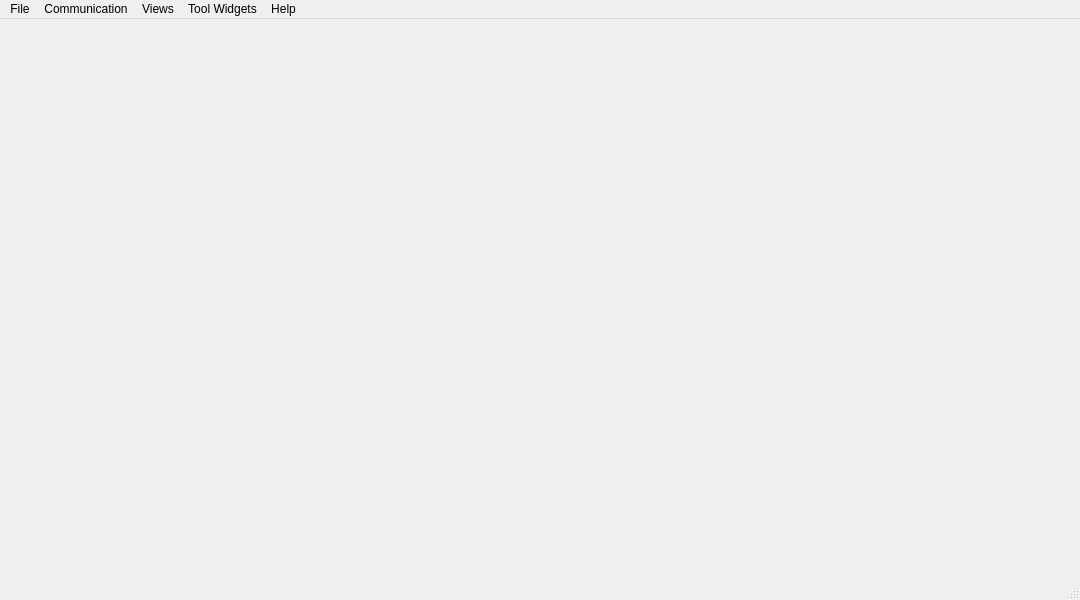
<?xml version="1.0" encoding="UTF-8"?>
<ui version="4.0">
 <class>MainWindow</class>
 <widget class="QMainWindow" name="MainWindow">
  <property name="geometry">
   <rect>
    <x>0</x>
    <y>0</y>
    <width>1080</width>
    <height>600</height>
   </rect>
  </property>
  <property name="minimumSize">
   <size>
    <width>800</width>
    <height>576</height>
   </size>
  </property>
  <property name="baseSize">
   <size>
    <width>1100</width>
    <height>800</height>
   </size>
  </property>
  <property name="mouseTracking">
   <bool>false</bool>
  </property>
  <property name="windowTitle">
   <string>MGMainWindow</string>
  </property>
  <property name="styleSheet">
   <string notr="true"/>
  </property>
  <widget class="QWidget" name="centralWidget">
   <property name="sizePolicy">
    <sizepolicy hsizetype="MinimumExpanding" vsizetype="MinimumExpanding">
     <horstretch>0</horstretch>
     <verstretch>0</verstretch>
    </sizepolicy>
   </property>
   <property name="minimumSize">
    <size>
     <width>200</width>
     <height>150</height>
    </size>
   </property>
  </widget>
  <widget class="QMenuBar" name="menuBar">
   <property name="geometry">
    <rect>
     <x>0</x>
     <y>0</y>
     <width>1080</width>
     <height>23</height>
    </rect>
   </property>
   <widget class="QMenu" name="menuMGround">
    <property name="title">
     <string>File</string>
    </property>
    <widget class="QMenu" name="menuPreferences">
     <property name="title">
      <string>Display</string>
     </property>
     <addaction name="actionSelectStylesheet"/>
     <addaction name="actionReloadStylesheet"/>
    </widget>
    <addaction name="actionJoystick_Settings"/>
    <addaction name="actionSimulate"/>
    <addaction name="separator"/>
    <addaction name="actionMuteAudioOutput"/>
    <addaction name="actionJoystickSettings"/>
    <addaction name="menuPreferences"/>
    <addaction name="actionAdvanced_Mode"/>
    <addaction name="separator"/>
    <addaction name="actionExit"/>
   </widget>
   <widget class="QMenu" name="menuNetwork">
    <property name="title">
     <string>Communication</string>
    </property>
    <addaction name="actionAdd_Link"/>
    <addaction name="separator"/>
   </widget>
   <widget class="QMenu" name="menuTools">
    <property name="enabled">
     <bool>true</bool>
    </property>
    <property name="title">
     <string>Tool Widgets</string>
    </property>
    <addaction name="actionNewCustomWidget"/>
    <addaction name="actionLoadCustomWidgetFile"/>
    <addaction name="separator"/>
   </widget>
   <widget class="QMenu" name="menuHelp">
    <property name="title">
     <string>Help</string>
    </property>
    <addaction name="actionOnline_Documentation"/>
    <addaction name="actionProject_Roadmap_2"/>
    <addaction name="actionDeveloper_Credits"/>
    <addaction name="actionDebug_Console"/>
    <addaction name="actionCheck_For_Updates"/>
    <addaction name="separator"/>
    <addaction name="actionAbout_APM_Planner_2_0"/>
   </widget>
   <widget class="QMenu" name="menuPerspectives">
    <property name="title">
     <string>Views</string>
    </property>
    <addaction name="actionFlightView"/>
    <addaction name="actionMissionView"/>
    <addaction name="actionHardwareConfig"/>
    <addaction name="actionSoftwareConfig"/>
    <addaction name="actionTerminalView"/>
    <addaction name="actionEngineersView"/>
    <addaction name="actionSimulationView"/>
    <addaction name="actionChecklist"/>
    <addaction name="separator"/>
    <addaction name="actionFirmwareUpdateView"/>
    <addaction name="actionMavlinkView"/>
    <addaction name="actionUnconnectedView"/>
    <addaction name="separator"/>
    <addaction name="actionFullscreen"/>
    <addaction name="actionNormal"/>
   </widget>
   <addaction name="menuMGround"/>
   <addaction name="menuNetwork"/>
   <addaction name="menuPerspectives"/>
   <addaction name="menuTools"/>
   <addaction name="menuHelp"/>
  </widget>
  <widget class="QStatusBar" name="statusBar"/>
  <action name="actionExit">
   <property name="icon">
    <iconset resource="../../qgroundcontrol.qrc">
     <normaloff>:/files/images/actions/system-log-out.svg</normaloff>:/files/images/actions/system-log-out.svg</iconset>
   </property>
   <property name="text">
    <string>Exit</string>
   </property>
   <property name="shortcut">
    <string>Ctrl+Q</string>
   </property>
  </action>
  <action name="actionLiftoff">
   <property name="enabled">
    <bool>true</bool>
   </property>
   <property name="icon">
    <iconset resource="../../qgroundcontrol.qrc">
     <normaloff>:/files/images/control/launch.svg</normaloff>
     <normalon>:/files/images/control/launch.svg</normalon>:/files/images/control/launch.svg</iconset>
   </property>
   <property name="text">
    <string>Liftoff</string>
   </property>
  </action>
  <action name="actionLand">
   <property name="icon">
    <iconset resource="../../qgroundcontrol.qrc">
     <normaloff>:/files/images/control/land.svg</normaloff>:/files/images/control/land.svg</iconset>
   </property>
   <property name="text">
    <string>Land</string>
   </property>
  </action>
  <action name="actionEmergency_Land">
   <property name="icon">
    <iconset resource="../../qgroundcontrol.qrc">
     <normaloff>:/files/images/actions/process-stop.svg</normaloff>:/files/images/actions/process-stop.svg</iconset>
   </property>
   <property name="text">
    <string>Emergency Land</string>
   </property>
   <property name="shortcut">
    <string>Ctrl+E</string>
   </property>
  </action>
  <action name="actionEmergency_Kill">
   <property name="icon">
    <iconset resource="../../qgroundcontrol.qrc">
     <normaloff>:/files/images/actions/process-stop.svg</normaloff>:/files/images/actions/process-stop.svg</iconset>
   </property>
   <property name="text">
    <string>Kill UAS</string>
   </property>
   <property name="shortcut">
    <string>Ctrl+K</string>
   </property>
  </action>
  <action name="actionAdd_Link">
   <property name="icon">
    <iconset resource="../../qgroundcontrol.qrc">
     <normaloff>:/files/images/actions/list-add.svg</normaloff>:/files/images/actions/list-add.svg</iconset>
   </property>
   <property name="text">
    <string>Add Link</string>
   </property>
  </action>
  <action name="actionConfiguration">
   <property name="icon">
    <iconset resource="../../qgroundcontrol.qrc">
     <normaloff>:/files/images/categories/applications-system.svg</normaloff>:/files/images/categories/applications-system.svg</iconset>
   </property>
   <property name="text">
    <string>Preferences</string>
   </property>
   <property name="toolTip">
    <string>Open UAS Preferences</string>
   </property>
  </action>
  <action name="actionJoystickSettings">
   <property name="icon">
    <iconset resource="../../qgroundcontrol.qrc">
     <normaloff>:/files/images/devices/input-gaming.svg</normaloff>:/files/images/devices/input-gaming.svg</iconset>
   </property>
   <property name="text">
    <string>Joystick Test</string>
   </property>
   <property name="visible">
    <bool>true</bool>
   </property>
  </action>
  <action name="actionSimulate">
   <property name="checkable">
    <bool>true</bool>
   </property>
   <property name="icon">
    <iconset resource="../../qgroundcontrol.qrc">
     <normaloff>:/files/images/control/launch.svg</normaloff>:/files/images/control/launch.svg</iconset>
   </property>
   <property name="text">
    <string>Simulate</string>
   </property>
   <property name="toolTip">
    <string>Simulate one vehicle to test and evaluate this application</string>
   </property>
  </action>
  <action name="actionShow_Slugs_View">
   <property name="icon">
    <iconset resource="../../qgroundcontrol.qrc">
     <normaloff>:/files/images/contrib/slugs.png</normaloff>:/files/images/contrib/slugs.png</iconset>
   </property>
   <property name="text">
    <string>Show Slugs View</string>
   </property>
  </action>
  <action name="actionJoystick_Settings">
   <property name="icon">
    <iconset resource="../../qgroundcontrol.qrc">
     <normaloff>:/files/images/devices/input-gaming.svg</normaloff>:/files/images/devices/input-gaming.svg</iconset>
   </property>
   <property name="text">
    <string>Joystick Settings</string>
   </property>
   <property name="visible">
    <bool>false</bool>
   </property>
  </action>
  <action name="actionOnline_Documentation">
   <property name="icon">
    <iconset resource="../../qgroundcontrol.qrc">
     <normaloff>:/files/images/apps/utilities-system-monitor.svg</normaloff>:/files/images/apps/utilities-system-monitor.svg</iconset>
   </property>
   <property name="text">
    <string>Online Documentation</string>
   </property>
  </action>
  <action name="actionProject_Roadmap_2">
   <property name="icon">
    <iconset resource="../../qgroundcontrol.qrc">
     <normaloff>:/files/images/status/software-update-available.svg</normaloff>:/files/images/status/software-update-available.svg</iconset>
   </property>
   <property name="text">
    <string>Project Roadmap</string>
   </property>
  </action>
  <action name="actionDeveloper_Credits">
   <property name="icon">
    <iconset resource="../../qgroundcontrol.qrc">
     <normaloff>:/files/images/categories/preferences-system.svg</normaloff>:/files/images/categories/preferences-system.svg</iconset>
   </property>
   <property name="text">
    <string>Developer Credits</string>
   </property>
  </action>
  <action name="actionMissionView">
   <property name="checkable">
    <bool>true</bool>
   </property>
   <property name="icon">
    <iconset resource="../../qgroundcontrol.qrc">
     <normaloff>:/files/images/categories/applications-internet.svg</normaloff>:/files/images/categories/applications-internet.svg</iconset>
   </property>
   <property name="text">
    <string>Flight Plan</string>
   </property>
   <property name="shortcut">
    <string>Ctrl+2</string>
   </property>
  </action>
  <action name="actionEngineersView">
   <property name="checkable">
    <bool>true</bool>
   </property>
   <property name="icon">
    <iconset resource="../../qgroundcontrol.qrc">
     <normaloff>:/files/images/apps/utilities-system-monitor.svg</normaloff>:/files/images/apps/utilities-system-monitor.svg</iconset>
   </property>
   <property name="text">
    <string>Plot</string>
   </property>
   <property name="shortcut">
    <string>Ctrl+6</string>
   </property>
  </action>
  <action name="actionMavlinkView">
   <property name="checkable">
    <bool>true</bool>
   </property>
   <property name="icon">
    <iconset resource="../../qgroundcontrol.qrc">
     <normaloff>:/files/images/devices/network-wired.svg</normaloff>:/files/images/devices/network-wired.svg</iconset>
   </property>
   <property name="text">
    <string>Mavlink</string>
   </property>
   <property name="shortcut">
    <string>Meta+M</string>
   </property>
  </action>
  <action name="actionSelectStylesheet">
   <property name="icon">
    <iconset resource="../../qgroundcontrol.qrc">
     <normaloff>:/files/images/categories/applications-internet.svg</normaloff>:/files/images/categories/applications-internet.svg</iconset>
   </property>
   <property name="text">
    <string>Select Stylesheet</string>
   </property>
  </action>
  <action name="actionFlightView">
   <property name="checkable">
    <bool>true</bool>
   </property>
   <property name="icon">
    <iconset resource="../../qgroundcontrol.qrc">
     <normaloff>:/files/images/status/network-wireless-encrypted.svg</normaloff>:/files/images/status/network-wireless-encrypted.svg</iconset>
   </property>
   <property name="text">
    <string>Flight Data</string>
   </property>
   <property name="shortcut">
    <string>Ctrl+1</string>
   </property>
  </action>
  <action name="actionNewCustomWidget">
   <property name="icon">
    <iconset resource="../../qgroundcontrol.qrc">
     <normaloff>:/files/images/apps/utilities-system-monitor.svg</normaloff>:/files/images/apps/utilities-system-monitor.svg</iconset>
   </property>
   <property name="text">
    <string>New Custom Widget</string>
   </property>
  </action>
  <action name="actionMuteAudioOutput">
   <property name="checkable">
    <bool>true</bool>
   </property>
   <property name="icon">
    <iconset resource="../../qgroundcontrol.qrc">
     <normaloff>:/files/images/status/audio-volume-high.svg</normaloff>
     <normalon>:/files/images/status/audio-volume-muted.svg</normalon>
     <activeon>:/files/images/status/audio-volume-muted.svg</activeon>
     <selectedoff>:/files/images/status/audio-volume-high.svg</selectedoff>
     <selectedon>:/files/images/status/audio-volume-muted.svg</selectedon>:/files/images/status/audio-volume-high.svg</iconset>
   </property>
   <property name="text">
    <string>Mute Audio Output</string>
   </property>
  </action>
  <action name="actionUnconnectedView">
   <property name="checkable">
    <bool>true</bool>
   </property>
   <property name="icon">
    <iconset resource="../../qgroundcontrol.qrc">
     <normaloff>:/files/images/devices/network-wireless.svg</normaloff>:/files/images/devices/network-wireless.svg</iconset>
   </property>
   <property name="text">
    <string>Unconnected</string>
   </property>
   <property name="shortcut">
    <string>Meta+U</string>
   </property>
  </action>
  <action name="actionShutdownMAV">
   <property name="icon">
    <iconset resource="../../qgroundcontrol.qrc">
     <normaloff>:/files/images/actions/system-log-out.svg</normaloff>:/files/images/actions/system-log-out.svg</iconset>
   </property>
   <property name="text">
    <string>Shutdown MAV</string>
   </property>
   <property name="toolTip">
    <string>Shutdown the onboard computer - works not during flight</string>
   </property>
   <property name="statusTip">
    <string>Shutdown the onboard computer - works not during flight</string>
   </property>
  </action>
  <action name="actionReloadStylesheet">
   <property name="text">
    <string>Reload Stylesheet</string>
   </property>
   <property name="shortcut">
    <string>Meta+R</string>
   </property>
  </action>
  <action name="actionSettings">
   <property name="text">
    <string>Settings</string>
   </property>
  </action>
  <action name="actionFullscreen">
   <property name="text">
    <string>Fullscreen</string>
   </property>
   <property name="shortcut">
    <string>Meta+Return</string>
   </property>
  </action>
  <action name="actionNormal">
   <property name="text">
    <string>Normal</string>
   </property>
  </action>
  <action name="actionLoadCustomWidgetFile">
   <property name="icon">
    <iconset resource="../../qgroundcontrol.qrc">
     <normaloff>:/files/images/status/folder-drag-accept.svg</normaloff>:/files/images/status/folder-drag-accept.svg</iconset>
   </property>
   <property name="text">
    <string>Load Custom Widget File</string>
   </property>
  </action>
  <action name="actionFirmwareUpdateView">
   <property name="icon">
    <iconset resource="../../qgroundcontrol.qrc">
     <normaloff>:/files/images/status/software-update-available.svg</normaloff>:/files/images/status/software-update-available.svg</iconset>
   </property>
   <property name="text">
    <string>Firmware Update</string>
   </property>
   <property name="toolTip">
    <string>Update the firmware of one of the connected autopilots</string>
   </property>
  </action>
  <action name="actionSimulation_View">
   <property name="checkable">
    <bool>true</bool>
   </property>
   <property name="icon">
    <iconset resource="../../qgroundcontrol.qrc">
     <normaloff>:/files/images/control/launch.svg</normaloff>:/files/images/control/launch.svg</iconset>
   </property>
   <property name="text">
    <string>Simulation</string>
   </property>
   <property name="toolTip">
    <string>Open the simulation view</string>
   </property>
  </action>
  <action name="actionHardwareConfig">
   <property name="checkable">
    <bool>true</bool>
   </property>
   <property name="icon">
    <iconset resource="../../qgroundcontrol.qrc">
     <normaloff>:/files/images/categories/preferences-system.svg</normaloff>:/files/images/categories/preferences-system.svg</iconset>
   </property>
   <property name="text">
    <string>Intial Setup</string>
   </property>
   <property name="toolTip">
    <string>Configuration options of the vehicle.</string>
   </property>
   <property name="shortcut">
    <string>Ctrl+3</string>
   </property>
  </action>
  <action name="actionAdvanced_Mode">
   <property name="checkable">
    <bool>true</bool>
   </property>
   <property name="text">
    <string>Advanced Mode</string>
   </property>
  </action>
  <action name="actionSimulationView">
   <property name="checkable">
    <bool>true</bool>
   </property>
   <property name="icon">
    <iconset resource="../../qgroundcontrol.qrc">
     <normaloff>:/files/images/apps/accessories-calculator.svg</normaloff>:/files/images/apps/accessories-calculator.svg</iconset>
   </property>
   <property name="text">
    <string>Simulation</string>
   </property>
  </action>
  <action name="actionSoftwareConfig">
   <property name="checkable">
    <bool>true</bool>
   </property>
   <property name="icon">
    <iconset resource="../../qgroundcontrol.qrc">
     <normaloff>:/files/images/categories/applications-system.svg</normaloff>:/files/images/categories/applications-system.svg</iconset>
   </property>
   <property name="text">
    <string>Config/Tuning</string>
   </property>
   <property name="shortcut">
    <string>Ctrl+4</string>
   </property>
   <property name="menuRole">
    <enum>QAction::NoRole</enum>
   </property>
  </action>
  <action name="actionTerminalView">
   <property name="checkable">
    <bool>true</bool>
   </property>
   <property name="icon">
    <iconset resource="../../qgroundcontrol.qrc">
     <normaloff>:/files/images/apps/utilities-terminal.svg</normaloff>:/files/images/apps/utilities-terminal.svg</iconset>
   </property>
   <property name="text">
    <string>Terminal</string>
   </property>
   <property name="shortcut">
    <string>Ctrl+5</string>
   </property>
  </action>
  <action name="actionDebug_Console">
   <property name="checkable">
    <bool>false</bool>
   </property>
   <property name="text">
    <string>Show Debug Console</string>
   </property>
  </action>
  <action name="actionAbout_APM_Planner_2_0">
   <property name="text">
    <string>About APM Planner 2.0</string>
   </property>
  </action>
  <action name="actionCheck_For_Updates">
   <property name="text">
    <string>Check For Updates</string>
   </property>
  </action>
  <action name="actionChecklist">
   <property name="icon">
    <iconset>
     <normalon>:/files/images/status/image-missing.svg</normalon>
    </iconset>
   </property>
   <property name="text">
    <string>Checklist</string>
   </property>
   <property name="toolTip">
    <string>Pre Flight Checklist</string>
   </property>
  </action>
 </widget>
 <layoutdefault spacing="6" margin="11"/>
 <resources>
  <include location="../../qgroundcontrol.qrc"/>
 </resources>
 <connections>
  <connection>
   <sender>actionExit</sender>
   <signal>triggered()</signal>
   <receiver>MainWindow</receiver>
   <slot>close()</slot>
   <hints>
    <hint type="sourcelabel">
     <x>-1</x>
     <y>-1</y>
    </hint>
    <hint type="destinationlabel">
     <x>299</x>
     <y>199</y>
    </hint>
   </hints>
  </connection>
  <connection>
   <sender>actionFullscreen</sender>
   <signal>triggered()</signal>
   <receiver>MainWindow</receiver>
   <slot>showFullScreen()</slot>
   <hints>
    <hint type="sourcelabel">
     <x>-1</x>
     <y>-1</y>
    </hint>
    <hint type="destinationlabel">
     <x>399</x>
     <y>249</y>
    </hint>
   </hints>
  </connection>
  <connection>
   <sender>actionNormal</sender>
   <signal>triggered()</signal>
   <receiver>MainWindow</receiver>
   <slot>showNormal()</slot>
   <hints>
    <hint type="sourcelabel">
     <x>-1</x>
     <y>-1</y>
    </hint>
    <hint type="destinationlabel">
     <x>399</x>
     <y>249</y>
    </hint>
   </hints>
  </connection>
 </connections>
</ui>
